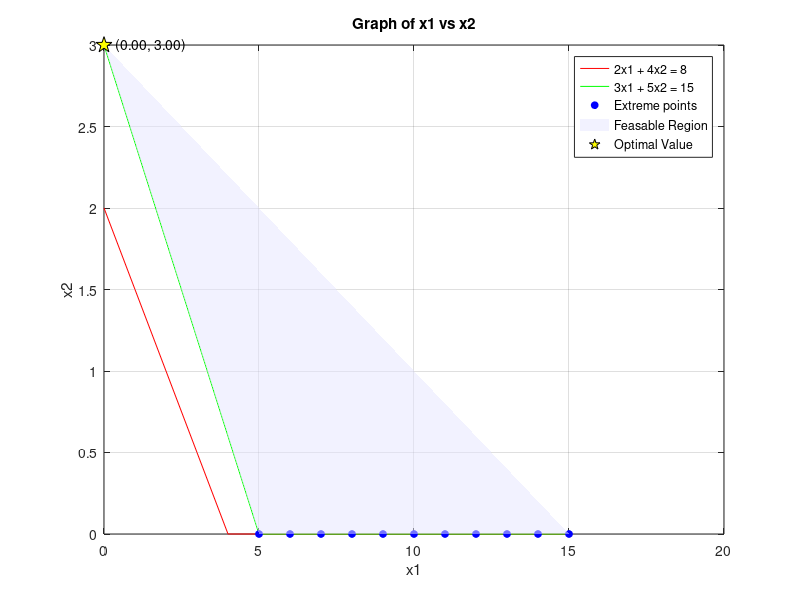

Write MATLAB code to recreate this figure.
%{
    Minimize Z = 3x1 + 2x2
    Subject to  2x1 + 4x2 >= 8
                3x1 + 5x2 >= 15
                x1 >=0 , x2 >= 0
%}

format short;
clear all;
clc;

C = [3, 2];
A = [2, 4; 3, 5];
b = [8; 15];

x1 = 0:1:max(b);
x21 = (b(1) - A(1, 1) * x1) ./ A(1, 2);
x22 = (b(2) - A(2, 1) * x1) ./ A(2, 2);
x21 = max(0, x21);
x22 = max(0, x22);

plot(x1, x21, "r", "DisplayName", "2x1 + 4x2 = 8")
hold on;
plot(x1, x22, "g", "DisplayName", "3x1 + 5x2 = 15");
xlabel("x1");
ylabel("x2");
title("Graph of x1 vs x2");
legend show;
grid on;

cx1 = find(x1==0);
cx21 = find(x21==0);
cx22 = find(x22==0);

line1 = [x1(:, [cx1, cx21]); x21(:, [cx1, cx21])]';
line2 = [x1(:, [cx1, cx22]); x22(:, [cx1, cx22])]';

corpt = [line1; line2];

SA = [0; 0];
for i = 1:size(A, 1)
    s1 = A(i, :);
    b1 = b(i, :);
    for j = i+1:size(A, 1)
        s2 = A(j, :);
        b2 = b(j, :);

        A1 = [s1; s2];
        B1 = [b1; b2];
        X = A1 \ B1;
        SA = [SA X];
    end
end

ptt = SA';

points = unique([corpt; ptt], "rows");

for i = 1: size(points, 1)
    px1 = points(i, 1);
    px2 = points(i, 2);
    cons1(i) = A(1, 1)*px1 + A(1, 2)*px2 - b(1);
    cons2(i) = A(2, 1)*px1 + A(2, 2)*px2 - b(2);
end

%%% Constraint changed from filtering out > 0 to removing < 0!!!
k1 = find(cons1 < 0);
k2 = find(cons2 < 0);
%%% As all constraints are >= 0, there's a good chance that we'll have
%%% faulty points!
k3 = find(points(:, 1) < 0);
k4 = find(points(:, 2) < 0);
k = unique([k1, k2, k3, k4]);

points(k, :) = [];

if isempty(points)
    fprintf("There exists no feasable solution.\n");
else
    plot(points(:, 1), points(:, 2), "bo", "MarkerSize", 5, "MarkerFaceColor", "b", "DisplayName", "Extreme points");
    if size(points, 1) >= 3
        K = convhull(points(:, 1), points(:, 2));
        patch(points(K, 1), points(K, 2),[0.9 0.9 1], "FaceAlpha", 0.5, "EdgeColor", "none", "DisplayName", "Feasable Region");
    end

    z = points * C';
    table = [points, z];

    [optim_z, optim_idx] = min(z);
    optim_x1 = points(optim_idx, 1);
    optim_x2 = points(optim_idx, 2);
    fprintf("Optimal value is %.2f at (%.2f, %.2f)\n", optim_z, optim_x1, optim_x2);
    
    plot(optim_x1, optim_x2, "kp", "MarkerSize", 12, "MarkerFaceColor", "y", "DisplayName", "Optimal Value");
    text(optim_x1, optim_x2, sprintf("    (%.2f, %.2f)", optim_x1, optim_x2));
end
